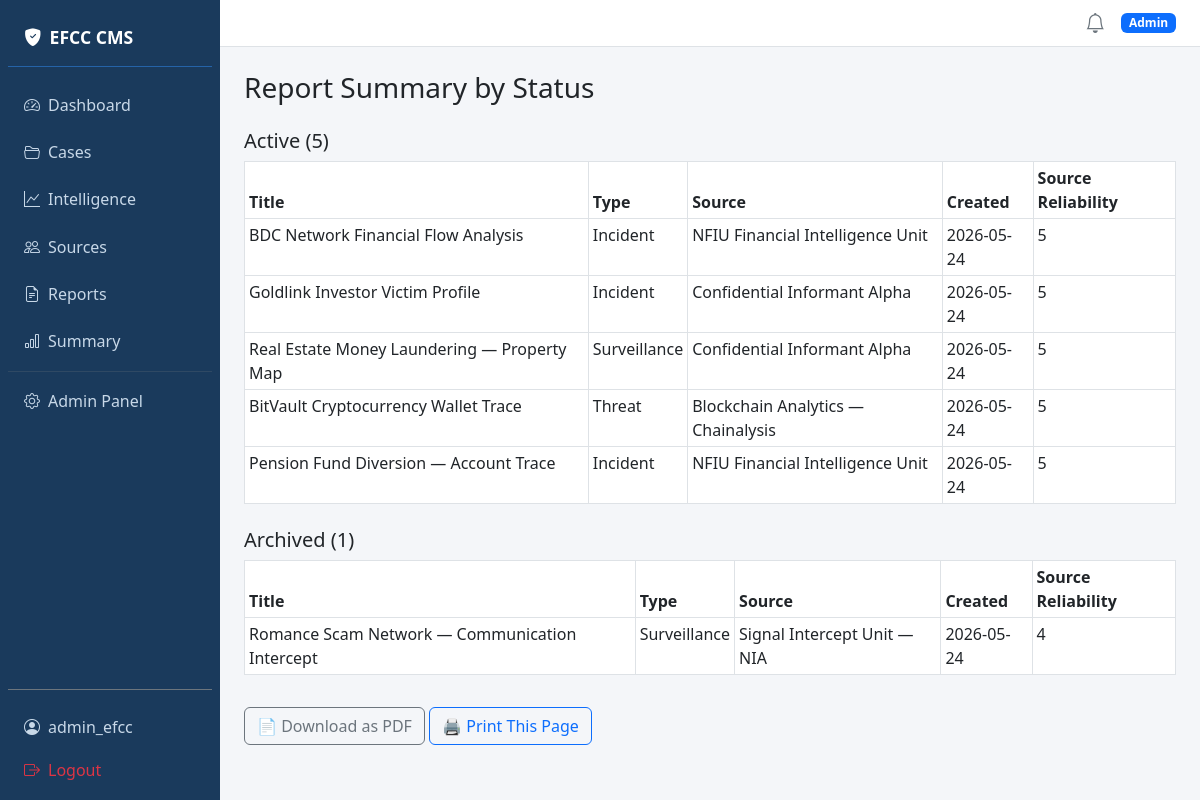
/intel/summary/ (signed in), run on the app's committed database.
### core/models.py (models this page shows, shortened)
class User(AbstractUser):
    ROLE_CHOICES = (
        ('admin', 'Admin'),
        ('investigator', 'Investigator'),
        ('legal', 'Legal Officer'),
        ('analyst', 'Analyst'),
    )
    role = models.CharField(max_length=20, choices=ROLE_CHOICES, default='investigator')
    phone = models.CharField(max_length=20, blank=True)
    avatar = models.ImageField(upload_to='avatars/', blank=True, null=True)
    two_factor_enabled = models.BooleanField(default=False)
    two_factor_secret = models.CharField(max_length=32, blank=True)

### intel/models.py (models this page shows, shortened)
class IntelReport(models.Model):
    REPORT_TYPE_CHOICES = [
        ('Incident', 'Incident'),
        ('Threat', 'Threat'),
        ('Surveillance', 'Surveillance'),
        ('Other', 'Other'),
    ]
    STATUS_CHOICES = [
        ('draft', 'Draft'),
        ('active', 'Active'),
        ('archived', 'Archived'),
    ]
    case = models.ForeignKey(Case, on_delete=models.CASCADE, related_name='intel_reports')
    title = models.CharField(max_length=255)
    content = models.TextField()
    report_type = models.CharField(max_length=20, choices=REPORT_TYPE_CHOICES, default='Incident')
    status = models.CharField(max_length=20, choices=STATUS_CHOICES, default='active')
    source = models.ForeignKey(IntelligenceSource, on_delete=models.SET_NULL, null=True, blank=True)
    created_by = models.ForeignKey(User, on_delete=models.SET_NULL, null=True)
    created_at = models.DateTimeField(auto_now_add=True)
    tags = TaggableManager()
    latitude = models.FloatField(null=True, blank=True)
    longitude = models.FloatField(null=True, blank=True)

class IntelligenceSource(models.Model):
    SOURCE_TYPES = [
        ('human', 'Human Intelligence'),
        ('signal', 'Signal Intelligence'),
        ('open', 'Open Source'),
        ('cyber', 'Cyber Intelligence'),
    ]
    name = models.CharField(max_length=255)
    source_type = models.CharField(max_length=20, choices=SOURCE_TYPES)
    contact_info = models.TextField(blank=True)
    reliability_score = models.IntegerField(default=3)  # 1–5
    notes = models.TextField(blank=True)
    added_by = models.ForeignKey(User, on_delete=models.SET_NULL, null=True)
    created_at = models.DateTimeField(auto_now_add=True)
    tags = TaggableManager()

### intel/views.py (the view)
# urls.py: path('summary/', views.report_summary, name='report_summary'),
@login_required
def report_summary(request):
    statuses = IntelReport.objects.values('status').annotate(total=Count('id')).order_by('status')
    reports_by_status = {
        status['status']: IntelReport.objects.filter(status=status['status']) for status in statuses
    }
    return render(request, 'intel/report_summary.html', {
        'statuses': statuses,
        'reports_by_status': reports_by_status,
    })

### templates/intel/report_summary.html (shortened to what this page needs)
{% extends 'base.html' %}
{% load humanize %}
{% block content %}
<h3>Report Summary by Status</h3>
{% for status, reports in reports_by_status.items %}
  <h5 class="mt-4">{{ status|title }} ({{ reports.count }})</h5>
  <table class="table table-bordered table-sm">
    <thead>
      <tr>
        <th>Title</th>
        <th>Type</th>
        <th>Source</th>
        <th>Created</th>
        <th>Source Reliability</th>
      </tr>
    </thead>
    <tbody>
      {% for report in reports %}
        <tr>
          <td>{{ report.title }}</td>
          <td>{{ report.get_report_type_display }}</td>
          <td>{{ report.source.name|default:"—" }}</td>
          <td>{{ report.created_at|date:"Y-m-d" }}</td>
          <td>{{ report.source.reliability_score|default:"—" }}</td>
        </tr>
      {% empty %}
        <tr><td colspan="5" class="text-muted">No reports.</td></tr>
      {% endfor %}
    </tbody>
  </table>
{% empty %}
  <p class="text-muted">No reports found.</p>
{% endfor %}
<a class="btn btn-outline-secondary mt-3" href="{% url 'download_report_pdf' %}">📄 Download as PDF</a>
<button class="btn btn-outline-primary mt-3" onclick="window.print()">🖨️ Print This Page</button>
{% endblock %}

### templates/base.html (shortened to what this page needs)
{% load humanize %}
<!DOCTYPE html>
<html lang="en">
<head>
    <link href="https://cdn.jsdelivr.net/npm/bootstrap@5.3.0/dist/css/bootstrap.min.css" rel="stylesheet">
    <link href="https://cdn.jsdelivr.net/npm/bootstrap-icons@1.11.0/font/bootstrap-icons.css" rel="stylesheet">
</head>
<body>
<div class="d-flex">
    {% if user.is_authenticated %}
    <div class="sidebar d-flex flex-column p-2" style="width:220px; min-width:220px;">
        <div class="sidebar-brand mb-3">
            <i class="bi bi-shield-fill-check me-2"></i>EFCC CMS
        </div>
        <nav class="nav flex-column gap-1">
            <a class="nav-link {% block nav_dashboard %}{% endblock %}" href="{% url 'dashboard' %}">
                <i class="bi bi-speedometer2 me-2"></i>Dashboard
            </a>
            <a class="nav-link {% block nav_cases %}{% endblock %}" href="{% url 'case_list' %}">
                <i class="bi bi-folder2-open me-2"></i>Cases
            </a>
            <a class="nav-link {% block nav_intel %}{% endblock %}" href="{% url 'intel_dashboard' %}">
                <i class="bi bi-graph-up me-2"></i>Intelligence
            </a>
            <a class="nav-link" href="{% url 'source_list' %}">
                <i class="bi bi-people me-2"></i>Sources
            </a>
            <a class="nav-link" href="{% url 'report_list' %}">
                <i class="bi bi-file-earmark-text me-2"></i>Reports
            </a>
            <a class="nav-link" href="{% url 'report_summary' %}">
                <i class="bi bi-bar-chart me-2"></i>Summary
            </a>
            {% if user.role == 'admin' or user.is_staff %}
            <hr class="border-secondary my-1">
            <a class="nav-link" href="{% url 'admin:index' %}">
                <i class="bi bi-gear me-2"></i>Admin Panel
            </a>
            {% endif %}
        </nav>
        <div class="mt-auto pt-3 border-top border-secondary">
            <a class="nav-link" href="{% url 'profile' %}">
                <i class="bi bi-person-circle me-2"></i>{{ user.username }}
            </a>
            <a class="nav-link text-danger" href="{% url 'logout' %}">
                <i class="bi bi-box-arrow-right me-2"></i>Logout
            </a>
        </div>
    </div>
    {% endif %}
    <div class="flex-grow-1 d-flex flex-column" style="min-width:0;">
        {% if user.is_authenticated %}
        <div class="topbar d-flex align-items-center justify-content-between px-4 py-2">
            <div class="d-flex align-items-center gap-3">
                <a href="{% url 'notifications' %}" class="position-relative text-secondary text-decoration-none">
                    <i class="bi bi-bell fs-5"></i>
                </a>
                <span class="badge bg-primary">{{ user.get_role_display }}</span>
            </div>
        </div>
        {% endif %}
        <div class="p-4 flex-grow-1">
            {% block content %}{% endblock %}
        </div>
    </div>
</div>
</body>
</html>

### templates/base.html (style rules this page uses)
body { background-color: #f4f6f9; }
.sidebar { min-height: 100vh; background: #1a3a5c; }
.sidebar .nav-link { color: #c8d8e8; padding: .6rem 1rem; border-radius: 6px; }
.sidebar .nav-link i { width: 20px; }
.sidebar-brand { color: #fff; font-weight: 700; font-size: 1.1rem; padding: 1rem; border-bottom: 1px solid #2563a8; }
.topbar { background: #fff; border-bottom: 1px solid #dee2e6; }

### data on the page
User: username "admin_efcc", role "Admin"
IntelReport: title "BDC Network Financial Flow Analysis", report_type "Incident", source.name "NFIU Financial Intelligence Unit", created_at "2026-05-24", source.reliability_score "5"
IntelReport: title "Goldlink Investor Victim Profile", report_type "Incident", source.name "Confidential Informant Alpha", created_at "2026-05-24", source.reliability_score "5"
IntelReport: title "Real Estate Money Laundering — Property Map", report_type "Surveillance", source.name "Confidential Informant Alpha", created_at "2026-05-24", source.reliability_score "5"
IntelReport: title "BitVault Cryptocurrency Wallet Trace", report_type "Threat", source.name "Blockchain Analytics — Chainalysis", created_at "2026-05-24", source.reliability_score "5"
IntelReport: title "Pension Fund Diversion — Account Trace", report_type "Incident", source.name "NFIU Financial Intelligence Unit", created_at "2026-05-24", source.reliability_score "5"
IntelReport: title "Romance Scam Network — Communication Intercept", report_type "Surveillance", source.name "Signal Intercept Unit — NIA", created_at "2026-05-24", source.reliability_score "4"

### other printed values
{{ status|title }} "Active" "Archived"
{{ reports.count }} "5" "1"
